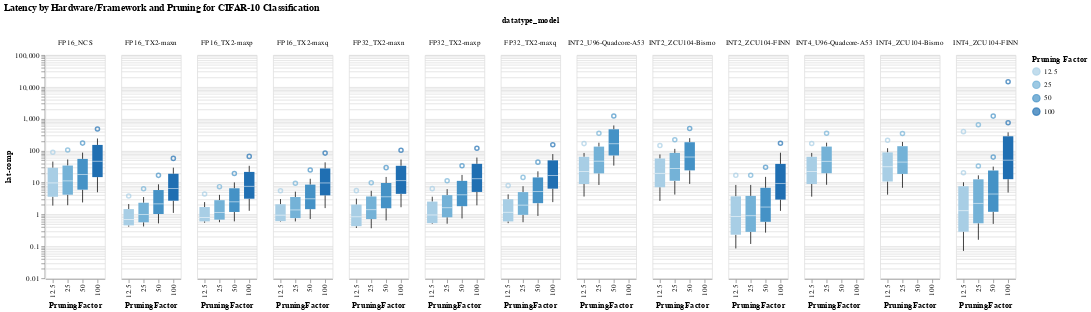

The code cell stored with this chart in its notebook:
### Markdown cell above
### Boxplots

### Code cell
#hide_input
#%run scripts/altair_plots.py  #run the plot script if it wasn't previously run
boxplot(df=cnv_df, 
        xaxis='PruningFactor', 
        yaxis="lat-comp", 
        color_col= 'PruningFactor', 
        facet_column='datatype_model', 
        title="Latency by Hardware/Framework and Pruning for CIFAR-10 Classification")

### Figure 1 — Vega-Lite specification as saved in the notebook (floating-point values rounded to 4 significant figures; data arrays with more than 128 entries replaced by an {"elided": "..."} marker saying what was removed)
{"config": {"view": {"continuousWidth": 400, "continuousHeight": 300}}, "data": {"name": "data-7d9458be6f5b5c0248bccfb924118e7e"}, "facet": {"column": {"type": "nominal", "field": "datatype_model"}}, "spec": {"mark": "boxplot", "encoding": {"color": {"type": "ordinal", "field": "PruningFactor", "title": "Pruning Factor"}, "x": {"type": "ordinal", "field": "PruningFactor"}, "y": {"type": "quantitative", "field": "lat-comp", "scale": {"type": "log"}, "title": "lat-comp"}}, "selection": {"selector008": {"type": "interval", "bind": "scales", "encodings": ["x", "y"]}}}, "title": "Latency by Hardware/Framework and Pruning for CIFAR-10 Classification", "$schema": "https://vega.github.io/schema/vega-lite/v4.0.2.json", "datasets": {"data-7d9458be6f5b5c0248bccfb924118e7e": {"elided": "378 records"}}}
